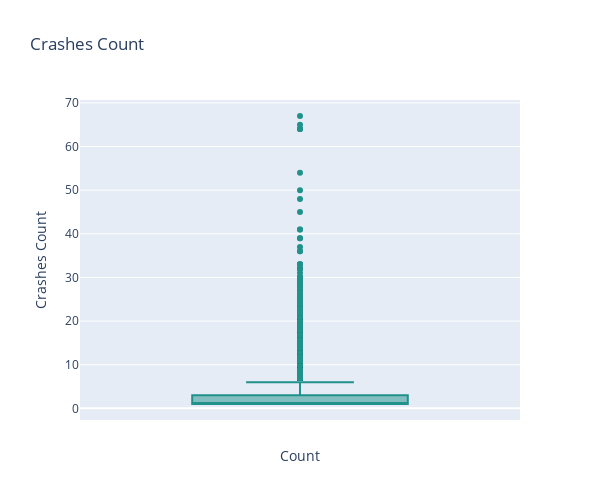

Here is the notebook cell this chart was saved with:
### Code cell
# Plotting the boxplot using Plotly
fig = px.box(y=cas_SA2['crashesCount'], title="Crashes Count", color_discrete_sequence=['#21918c'])

fig.update_layout(
# Update layout
    width=600,  
    height=500,  
    xaxis_title="Count",
    yaxis_title="Crashes Count",
    showlegend=False
)

# Show the plot
fig.show()

### Figure 1 — Plotly figure (JSON) as saved in the notebook; plotly's stock layout.template omitted (floating-point values rounded to 4 significant figures; data arrays with more than 128 entries replaced by an {"elided": "..."} marker saying what was removed)
{"data": [{"alignmentgroup": "True", "hovertemplate": "y=%{y}<extra></extra>", "legendgroup": "", "marker": {"color": "#21918c"}, "name": "", "notched": false, "offsetgroup": "", "orientation": "v", "showlegend": false, "type": "box", "x0": " ", "xaxis": "x", "y": {"elided": "19309 int values"}, "y0": " ", "yaxis": "y"}], "layout": {"boxmode": "group", "height": 500, "legend": {"tracegroupgap": 0}, "showlegend": false, "title": {"text": "Crashes Count"}, "width": 600, "xaxis": {"anchor": "y", "domain": [0, 1], "title": {"text": "Count"}}, "yaxis": {"anchor": "x", "domain": [0, 1], "title": {"text": "Crashes Count"}}}}
